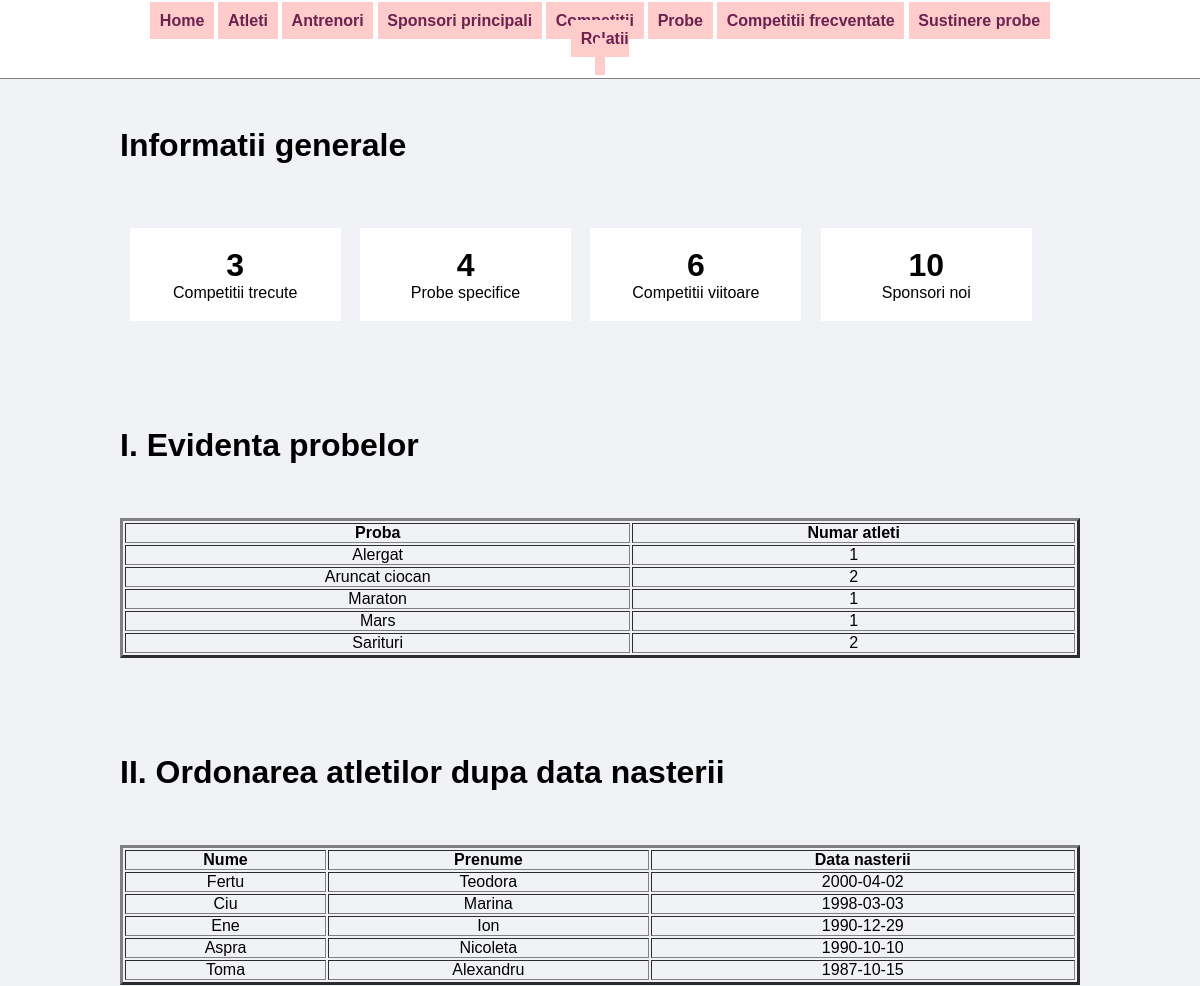
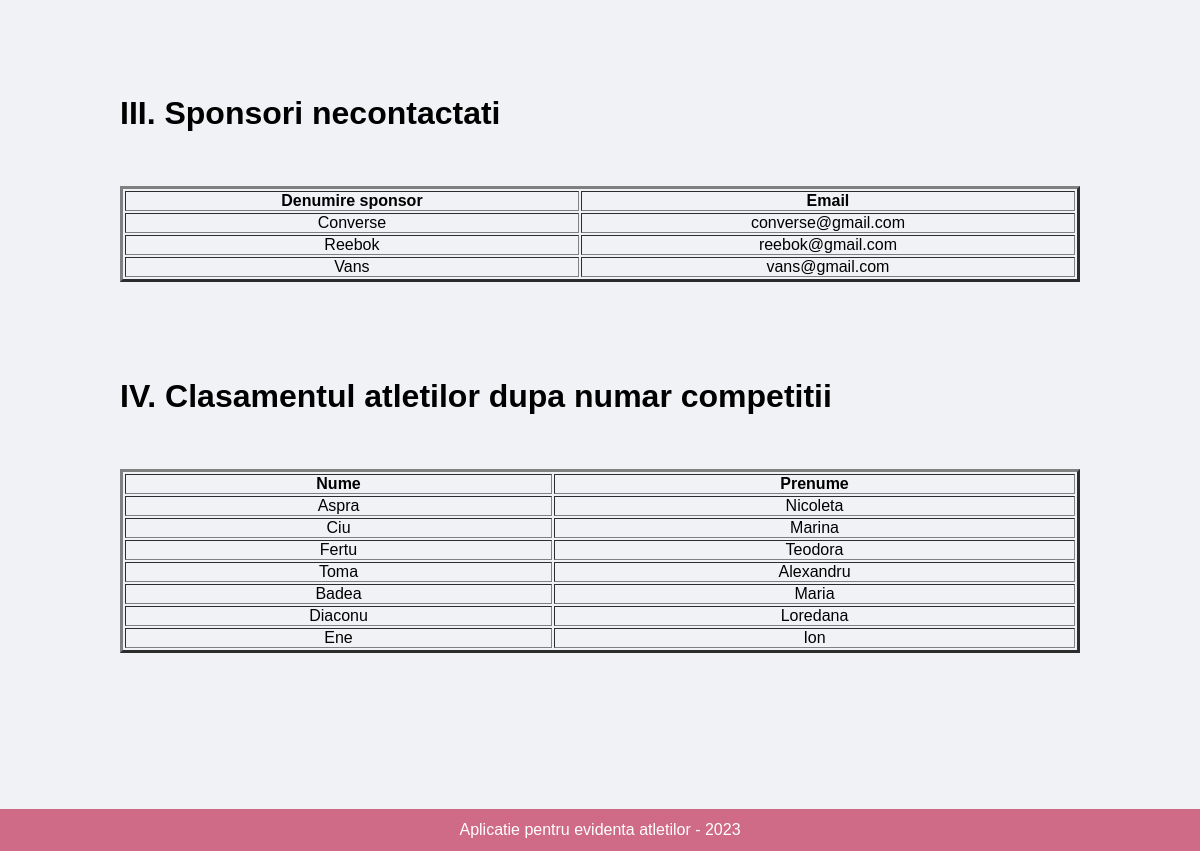
The page / on the database its author committed (2 pictures, top to bottom).
### tables this page shows
CREATE TABLE `atleti` (
  `AtletID` int(20) NOT NULL,
  `ProbaID` int(20) NOT NULL,
  `SponsorID` int(20) NOT NULL,
  `Nume` varchar(50) NOT NULL,
  `Prenume` varchar(50) NOT NULL,
  `CNP` char(13) NOT NULL,
  `Data_nasterii` date NOT NULL,
  `Email` varchar(50) NOT NULL,
  `Telefon` varchar(20) DEFAULT NULL,
  `Strada` varchar(50) NOT NULL,
  `Numar` int(10) NOT NULL,
  `Oras` varchar(50) NOT NULL,
  `Judet` varchar(50) NOT NULL,
  `Club_sportiv` varchar(50) NOT NULL,
  `Sex` char(1) DEFAULT 'M'
);

CREATE TABLE `sponsori_principali` (
  `SponsorID` int(20) NOT NULL,
  `Cod_sponsor` char(3) NOT NULL,
  `Denumire` varchar(50) NOT NULL,
  `An_colaborare` date NOT NULL,
  `Telefon` varchar(12) NOT NULL,
  `Email` varchar(50) NOT NULL
);

### index.php (the view, shortened to what this page needs)
<?php include('partials/meniu.php'); ?>
        <div class="main-content">
           <div class="wrapper">
            <h1>Informatii generale</h1>
            <br /> <br /> <br />
             <div class="col-4 text-center">
               <h1>3</h1>
                 Competitii trecute
             </div>
             <div class="col-4 text-center">
               <h1>4</h1>
                 Probe specifice
             </div>
             <div class="col-4 text-center">
               <h1>6</h1>
                 Competitii viitoare
             </div>
             <div class="col-4 text-center">
               <h1>10</h1>
                 Sponsori noi
             </div>
           </div>
         </div>
<div class="main-content">
    <div class="wrapper">
       <h1>I. Evidenta probelor</h1>
        <br /> <br /> <br />
<?php
$query = "SELECT P.Denumire_p, (SELECT COUNT(*) FROM Atleti A
          WHERE A.ProbaID = P.ProbaID) AS NrAtleti
          FROM Probe P
          GROUP BY P.Denumire_p, NrAtleti";
$result = mysqli_query($connection, $query);
$atleti = [];
while($row = $result->fetch_assoc()) {
    $atleti[] = $row;
}
?>
    <table class="tbl-full", border = "3">
      <tr>
        <th>Proba</th>
        <th>Numar atleti</th>
     </tr>
<?php foreach ($atleti as $atlet):?>
        <td><?php echo $atlet['Denumire_p']; ?></td>
        <td><?php echo $atlet['NrAtleti']; ?></td>
<?php endforeach; ?>
</table>
</div>
</div>
<div class="main-content">
    <div class="wrapper">
       <h1>II. Ordonarea atletilor dupa data nasterii</h1>
        <br /> <br /> <br />
<?php
$query = "SELECT Nume, Prenume, Data_nasterii
          FROM Atleti
          WHERE Data_nasterii < (SELECT Data_nasterii FROM Atleti WHERE AtletID = 1)
          GROUP BY Nume, Prenume, Data_nasterii
          ORDER BY Data_nasterii DESC";
$result = mysqli_query($connection, $query);
$atleti = [];
while($row = $result->fetch_assoc()) {
    $atleti[] = $row;
}
?>
    <table class="tbl-full", border = "3", color = "green">
      <tr>
        <th>Nume</th>
        <th>Prenume</th>
        <th>Data nasterii</th>
     </tr>
<?php foreach ($atleti as $atlet):?>
        <td><?php echo $atlet['Nume']; ?></td>
        <td><?php echo $atlet['Prenume']; ?></td>
        <td><?php echo $atlet['Data_nasterii']; ?></td>
<?php endforeach; ?>
</table>
</div>
</div>
<div class="main-content">
    <div class="wrapper">
       <h1>III. Sponsori necontactati</h1>
        <br /> <br /> <br />
<?php
$query = "SELECT S.Denumire, S.Email
          FROM Sponsori_principali S
          WHERE S.SponsorID NOT IN (SELECT A.SponsorID FROM Atleti A)
          ORDER BY S.Denumire ASC";
$result = mysqli_query($connection, $query);
$atleti = [];
while($row = $result->fetch_assoc()) {
    $atleti[] = $row;
}
?>
    <table class="tbl-full", border = "3">
      <tr>
        <th>Denumire sponsor</th>
        <th>Email</th>
     </tr>
<?php foreach ($atleti as $atlet):?>
        <td><?php echo $atlet['Denumire']; ?></td>
        <td><?php echo $atlet['Email']; ?></td>
<?php endforeach; ?>
</table>
</div>
</div>
<div class="main-content">
    <div class="wrapper">
       <h1>IV. Clasamentul atletilor dupa numar competitii</h1>
        <br /> <br /> <br />
<?php
$query = "SELECT A.Nume, A.Prenume
          FROM Atleti A
          ORDER BY (SELECT CF.Nr_competitii_frecventate FROM Competitii_frecventate CF
		      WHERE A.AtletID = CF.AtletID) DESC;";
$result = mysqli_query($connection, $query);
$atleti = [];
while($row = $result->fetch_assoc()) {
    $atleti[] = $row;
}
?>
    <table class="tbl-full", border = "3">
      <tr>
        <th>Nume</th>
        <th>Prenume</th>
     </tr>
<?php foreach ($atleti as $atlet):?>
        <td><?php echo $atlet['Nume']; ?></td>
        <td><?php echo $atlet['Prenume']; ?></td>
<?php endforeach; ?>
</table>
<br /> <br /> <br />
<br /> <br /> <br />
</div>
</div>
<?php include('partials/footer.php') ?>

### meniu.php (shortened to what this page needs)
<html>
<head>
     <link rel="stylesheet" href="../css/admin.css">
</head>
<body>
    <div class="menu text-center">
       <div class="wrapper">
           <ul>
               <li><a href="index.php">Home</a></li>
               <li><a href="atleti.php">Atleti</a></li>
               <li><a href="antrenori.php">Antrenori</a></li>
               <li><a href="sponsori_principali.php">Sponsori principali</a></li>
               <li><a href="competitii.php">Competitii</a></li>
               <li><a href="probe.php">Probe</a></li>
               <li><a href="competitii_frecventate.php">Competitii frecventate</a></li>
               <li><a href="sustinere_probe.php">Sustinere probe</a></li>
               <li><a href="interogari_simple.php">Relatii<br></a></li>
           </ul>
      </div>
    </div>

### footer.php
 <div class="footer">
           <div class="wrapper">
            <p class="text-center">Aplicatie pentru evidenta atletilor - 2023</p>
           </div>
         </div>
     </body>
</html>

### admin.css (style rules this page uses)
* { margin: 0; padding: 0; font-family:Verdana, Geneva, Tahoma, sans-serif; }
.wrapper { padding: 1%; width: 80%; margin: 0 auto; }
.text-center { text-align: center; }
.tbl-full { width: 100%; text-align: center; }
.menu { border-bottom: 1px solid grey; }
.menu ul { list-style-type: none; }
.menu ul li { display: inline; padding: 1%; background: #ffcccc; }
.menu ul li a { text-decoration: none; font-weight: bold; color: #6D214F; }
.main-content { background-color: #f1f2f6; padding: 3% 0; }
.col-4 { width: 18%; background-color: white; margin: 1%; padding: 2%; float: left; }
.footer { background-color: #cf6a87; color: white; }

### rows shown on the page
atleti: Nume "Fertu", Prenume "Teodora", Data_nasterii "2000-04-02", Nume "Ciu", Prenume "Marina", Data_nasterii "1998-03-03", Nume "Ene", Prenume "Ion", Data_nasterii "1990-12-29", Nume "Aspra", Prenume "Nicoleta", Data_nasterii "1990-10-10", Nume "Toma", Prenume "Alexandru", Data_nasterii "1987-10-15", Nume "Badea", Prenume "Maria"
sponsori_principali: Denumire "Converse", Email "converse@gmail.com"
sponsori_principali: Denumire "Reebok", Email "reebok@gmail.com"
sponsori_principali: Denumire "Vans", Email "vans@gmail.com"
atleti: Nume "Aspra", Prenume "Nicoleta"
atleti: Nume "Ciu", Prenume "Marina"
atleti: Nume "Fertu", Prenume "Teodora"
atleti: Nume "Toma", Prenume "Alexandru"
atleti: Nume "Diaconu", Prenume "Loredana"
atleti: Nume "Ene", Prenume "Ion"

### other values the page prints
$atlet['Denumire_p'] "Alergat"
$atlet['NrAtleti'] "1"
$atlet['Denumire_p'] "Aruncat ciocan"
$atlet['NrAtleti'] "2"
$atlet['Denumire_p'] "Maraton"
$atlet['Denumire_p'] "Mars"
$atlet['Denumire_p'] "Sarituri"
